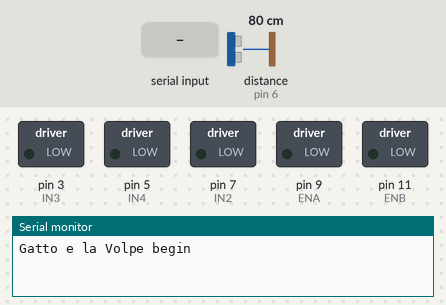
The sketch below on a simulated Arduino Uno, built with avr-gcc and run on an emulated ATmega328P. On the bench: switched loads named in the sketch (green lamp = pin HIGH), the last lines printed to the serial monitor. The inputs (shaded band) are chosen by the test bench; at power-on: distance to the obstacle (sensor on pin 6) 80 cm. The echo pulse lasts 58.3 µs per cm.

Above: at 0.8 s.
0.9 s: "$VAI#" received over the second serial link
At 3.8 s:
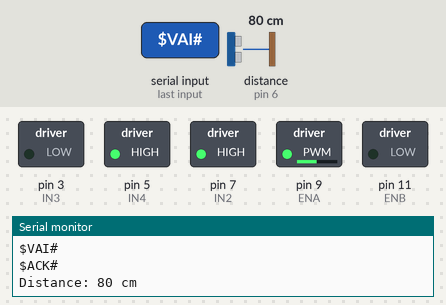
At 9.5 s:
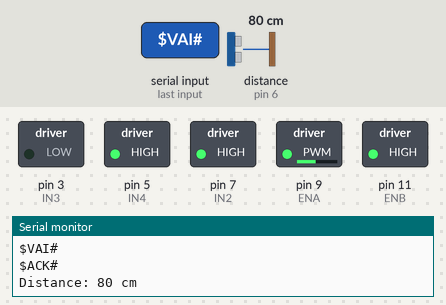
Timing chart, 0 to 15.9 s (numbered marks = the images above; inputs shaded):
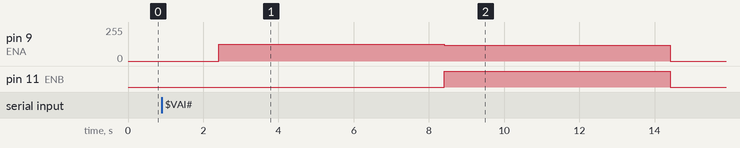

Measured:
- after the input at 0.9 s, pin 5 (IN4), pin 7 (IN2): LOW → HIGH after 1.5 s; pin 9 (ENA): 0/255 → 125/255 after 1.5 s, → 117/255 6.0 s later, → 0/255 6.0 s later; pin 11 (ENB): LOW → HIGH after 7.5 s, → LOW 6.0 s later

The sketch:

test_comunicazione.ino
```cpp
// Includi le librerie necessarie
#include <Ultrasonic.h>
#include <SoftwareSerial.h>

// Definisci i pin utilizzati
#define TRIGGER_PIN 10
#define ECHO_PIN 6
const int RXPin = 2;  // da collegare su TX di HC05
const int TXPin = 4;  // da collegare su RX di HC05

// Definisci variabili globali
int distance2;  // Distanza calcolata dal sensore ad ultrasuoni
unsigned long tempo;  // Variabile di tempo
long distance = 150;  // Distanza massima di lettura del sensore ad ultrasuoni
const int ritardo = 200;  // Tempo necessario tra un comando ed il successivo
String msgIn;  // Messaggio ricevuto dall'HC05
String msgOut;  // Messaggio da inviare all'HC05
String msgOut2;  // Messaggio di risposta
char a[100];  // Buffer per la trasmissione seriale

// Definisci i pin utilizzati per i motori
int ENA = 9;
int IN1 = 8;
int IN2 = 7;
int ENB = 11;
int IN3 = 3;
int IN4 = 5;

// Crea un'istanza del sensore ad ultrasuoni
Ultrasonic ultrasonic(TRIGGER_PIN, ECHO_PIN);

// Crea un'istanza della porta seriale per l'HC05
SoftwareSerial BTSerial(RXPin, TXPin); // RX, TX

void setup() {
  // Inizializza la porta seriale per la comunicazione con il PC
  Serial.begin(38400);
  Serial.println("Gatto e la Volpe begin");
  // Inizializza la porta seriale per la comunicazione con l'HC05
  BTSerial.begin(38400);
  // Imposta i pin per 0i motori come output
  pinMode(ENA, OUTPUT);
  pinMode(ENB, OUTPUT);
  pinMode(IN2, OUTPUT);
  pinMode(IN3, OUTPUT);
  pinMode(IN4, OUTPUT);
  // Spegne i motori - Initial State
  digitalWrite(IN1, LOW);
  digitalWrite(IN2, LOW);
  digitalWrite(IN3, LOW);
  digitalWrite(IN4, LOW);
  // Ricevi il primo comando dall'HC05
  receiver();
  // Leggi la distanza dal sensore ad ul0trasuoni
  sensorRead();
  // Gira a sinistra
  aSinistra(6000);
  // Muovi avanti
  directionControl(6000);
}

void loop() {
  // Il loop è vuoto perché l'esecuzione viene gestita dalle funzioni
}

void receiver(){
  // Ciclo finché non viene ricevuto il messaggio di conferma "$ACK#"
  while(msgOut!="$ACK#"){
    // Aspetta finché non è disponibile nessun dato sulla seriale Bluetooth
    while (!BTSerial.available()) {}

    // Legge i dati in arrivo e li memorizza nella variabile msgIn
    msgIn = "";
    while (BTSerial.available()) {
       char c = BTSerial.read();
       msgIn = msgIn + c;
    }
    Serial.println(msgIn);

    // Invia un segnale ACK a Pinocchio
    if (msgIn == "$VAI#") {
       msgOut = "ACK";
       int len = strlen(msgOut.c_str());
       char a[len+2];
       a[0] = '$';
       for (int i=1; i <= len; i++) {
         a[i] = msgOut.charAt(i-1);
       }
       a[len+1] = '#';
       msgOut = "";
       for (int i=0; i <= len+1; i++) {
         msgOut = msgOut + a[i];
         BTSerial.println(a[i]);
         delay(200);
       }

       Serial.println(msgOut);
    }
  }
}

void sensorRead() {
  // Memorizza il tempo di inizio
  unsigned long startTime = millis();
  // Legge il sensore ad ultrasuoni finché la distanza è maggiore di 50 cm e il tempo passato è minore di 4 secondi
  while ((distance > 120) && (millis() - startTime < 5000)) {
    distance = ultrasonic.read();
    distance2 = int(distance);
    BTSerial.print(distance2);
    BTSerial.print("!");
    Serial.print("Distance: ");
    Serial.print(distance2);
    Serial.println(" cm");
    delay(500);
  }
}

void directionControl(int time){
  // Imposta la potenza massima dei motori
  analogWrite(ENA, 117);
  analogWrite(ENB, 255);

  // Aziona i motori A e B in avanti
  digitalWrite(IN1, LOW);
  digitalWrite(IN2, HIGH);
  digitalWrite(IN3, LOW);
  digitalWrite(IN4, HIGH);

  // Aspetta per il tempo specificato
  delay(time);

  // Ferma i motori
  analogWrite(ENA, 0);
  analogWrite(ENB, 0);
}

void aSinistra(int time){
  // Imposta la potenza del motore A
  analogWrite(ENA, 125);

  // Aziona i motori A e B in modo da girare a sinistra
  digitalWrite(IN1, LOW);
  digitalWrite(IN2, HIGH);
  digitalWrite(IN3, LOW);
  digitalWrite(IN4, HIGH);

  // Aspetta per il tempo specificato
  delay(time);

  // Ferma i motori
  analogWrite(ENA, 0);
  analogWrite(ENB, 0);
}

void aDestra(int time){
  // Imposta la potenza del motore A
  analogWrite(ENB, 255);

  // Aziona i motori A e B in modo da girare a sinistra
  digitalWrite(IN1, LOW);
  digitalWrite(IN2, HIGH);
  digitalWrite(IN3, LOW);
  digitalWrite(IN4, HIGH);

  // Aspetta per il tempo specificato
  delay(time);

  // Ferma il motore A
  analogWrite(ENB, 0);
}
```
